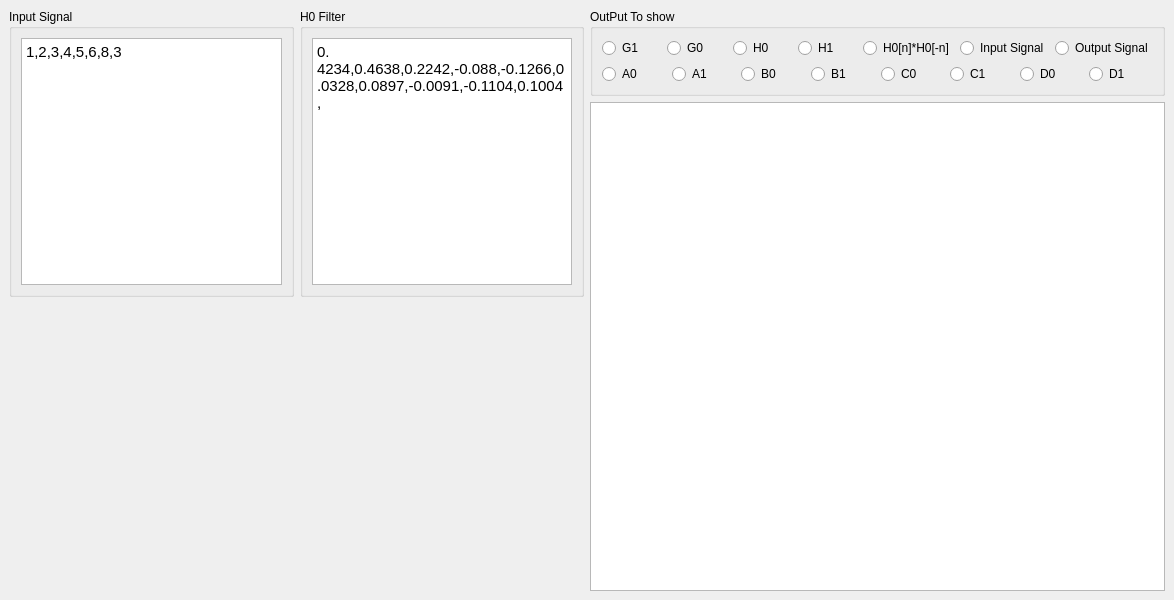
<?xml version="1.0" encoding="UTF-8"?>
<ui version="4.0">
 <class>MainWindow</class>
 <widget class="QMainWindow" name="MainWindow">
  <property name="geometry">
   <rect>
    <x>0</x>
    <y>0</y>
    <width>1174</width>
    <height>600</height>
   </rect>
  </property>
  <property name="windowTitle">
   <string>MainWindow</string>
  </property>
  <widget class="QWidget" name="centralwidget">
   <layout class="QHBoxLayout" name="horizontalLayout_6">
    <item>
     <layout class="QVBoxLayout" name="verticalLayout">
      <item>
       <layout class="QHBoxLayout" name="horizontalLayout_2">
        <item>
         <widget class="QGroupBox" name="groupBox_2">
          <property name="title">
           <string>Input Signal</string>
          </property>
          <layout class="QHBoxLayout" name="horizontalLayout">
           <item>
            <widget class="QTextEdit" name="textEdit">
             <property name="html">
              <string>&lt;!DOCTYPE HTML PUBLIC &quot;-//W3C//DTD HTML 4.0//EN&quot; &quot;http://www.w3.org/TR/REC-html40/strict.dtd&quot;&gt;
&lt;html&gt;&lt;head&gt;&lt;meta name=&quot;qrichtext&quot; content=&quot;1&quot; /&gt;&lt;style type=&quot;text/css&quot;&gt;
p, li { white-space: pre-wrap; }
&lt;/style&gt;&lt;/head&gt;&lt;body style=&quot; font-family:'Sans Serif'; font-size:9pt; font-weight:400; font-style:normal;&quot;&gt;
&lt;p style=&quot; margin-top:0px; margin-bottom:0px; margin-left:0px; margin-right:0px; -qt-block-indent:0; text-indent:0px;&quot;&gt;&lt;span style=&quot; font-family:'Ubuntu'; font-size:11pt;&quot;&gt;1,2,3,4,5,6,8,3&lt;/span&gt;&lt;/p&gt;&lt;/body&gt;&lt;/html&gt;</string>
             </property>
            </widget>
           </item>
          </layout>
         </widget>
        </item>
        <item>
         <widget class="QGroupBox" name="groupBox">
          <property name="title">
           <string>H0 Filter</string>
          </property>
          <layout class="QHBoxLayout" name="horizontalLayout_3">
           <item>
            <widget class="QTextEdit" name="textEdit_2">
             <property name="html">
              <string>&lt;!DOCTYPE HTML PUBLIC &quot;-//W3C//DTD HTML 4.0//EN&quot; &quot;http://www.w3.org/TR/REC-html40/strict.dtd&quot;&gt;
&lt;html&gt;&lt;head&gt;&lt;meta name=&quot;qrichtext&quot; content=&quot;1&quot; /&gt;&lt;style type=&quot;text/css&quot;&gt;
p, li { white-space: pre-wrap; }
&lt;/style&gt;&lt;/head&gt;&lt;body style=&quot; font-family:'Sans Serif'; font-size:9pt; font-weight:400; font-style:normal;&quot;&gt;
&lt;p style=&quot; margin-top:0px; margin-bottom:0px; margin-left:0px; margin-right:0px; -qt-block-indent:0; text-indent:0px;&quot;&gt;&lt;span style=&quot; font-family:'Ubuntu'; font-size:11pt;&quot;&gt;0.4234,0.4638,0.2242,-0.088,-0.1266,0.0328,0.0897,-0.0091,-0.1104,0.1004,&lt;/span&gt;&lt;/p&gt;&lt;/body&gt;&lt;/html&gt;</string>
             </property>
            </widget>
           </item>
          </layout>
         </widget>
        </item>
       </layout>
      </item>
      <item>
       <layout class="QGridLayout" name="gridLayout">
        <item row="1" column="1" colspan="2">
         <widget class="QLabel" name="label">
          <property name="text">
           <string/>
          </property>
          <property name="pixmap">
           <pixmap resource="Icons.qrc">:/files/QMF_Filter_Bank.png</pixmap>
          </property>
         </widget>
        </item>
        <item row="1" column="0">
         <spacer name="horizontalSpacer_2">
          <property name="orientation">
           <enum>Qt::Horizontal</enum>
          </property>
          <property name="sizeHint" stdset="0">
           <size>
            <width>40</width>
            <height>20</height>
           </size>
          </property>
         </spacer>
        </item>
        <item row="2" column="1">
         <spacer name="verticalSpacer">
          <property name="orientation">
           <enum>Qt::Vertical</enum>
          </property>
          <property name="sizeHint" stdset="0">
           <size>
            <width>20</width>
            <height>40</height>
           </size>
          </property>
         </spacer>
        </item>
        <item row="0" column="2">
         <spacer name="verticalSpacer_2">
          <property name="orientation">
           <enum>Qt::Vertical</enum>
          </property>
          <property name="sizeHint" stdset="0">
           <size>
            <width>20</width>
            <height>40</height>
           </size>
          </property>
         </spacer>
        </item>
        <item row="1" column="3">
         <spacer name="horizontalSpacer">
          <property name="orientation">
           <enum>Qt::Horizontal</enum>
          </property>
          <property name="sizeHint" stdset="0">
           <size>
            <width>40</width>
            <height>20</height>
           </size>
          </property>
         </spacer>
        </item>
       </layout>
      </item>
     </layout>
    </item>
    <item>
     <layout class="QVBoxLayout" name="verticalLayout_3">
      <item>
       <widget class="QGroupBox" name="ToShow">
        <property name="title">
         <string>OutPut To show</string>
        </property>
        <layout class="QVBoxLayout" name="verticalLayout_2">
         <item>
          <layout class="QHBoxLayout" name="horizontalLayout_4">
           <item>
            <widget class="QRadioButton" name="showg1">
             <property name="text">
              <string>G1</string>
             </property>
            </widget>
           </item>
           <item>
            <widget class="QRadioButton" name="showg0">
             <property name="text">
              <string>G0</string>
             </property>
            </widget>
           </item>
           <item>
            <widget class="QRadioButton" name="showh0">
             <property name="text">
              <string>H0</string>
             </property>
            </widget>
           </item>
           <item>
            <widget class="QRadioButton" name="showh1">
             <property name="text">
              <string>H1</string>
             </property>
            </widget>
           </item>
           <item>
            <widget class="QRadioButton" name="showCorrelation">
             <property name="text">
              <string>H0[n]*H0[-n]</string>
             </property>
            </widget>
           </item>
           <item>
            <widget class="QRadioButton" name="showinputsignal">
             <property name="text">
              <string>Input Signal</string>
             </property>
            </widget>
           </item>
           <item>
            <widget class="QRadioButton" name="showoutputsignal">
             <property name="text">
              <string>Output Signal</string>
             </property>
            </widget>
           </item>
          </layout>
         </item>
         <item>
          <layout class="QHBoxLayout" name="horizontalLayout_5">
           <item>
            <widget class="QRadioButton" name="showa0">
             <property name="text">
              <string>A0</string>
             </property>
            </widget>
           </item>
           <item>
            <widget class="QRadioButton" name="showa1">
             <property name="text">
              <string>A1</string>
             </property>
            </widget>
           </item>
           <item>
            <widget class="QRadioButton" name="showb0">
             <property name="text">
              <string>B0</string>
             </property>
            </widget>
           </item>
           <item>
            <widget class="QRadioButton" name="showb1">
             <property name="text">
              <string>B1</string>
             </property>
            </widget>
           </item>
           <item>
            <widget class="QRadioButton" name="showc0">
             <property name="text">
              <string>C0</string>
             </property>
            </widget>
           </item>
           <item>
            <widget class="QRadioButton" name="showc1">
             <property name="text">
              <string>C1</string>
             </property>
            </widget>
           </item>
           <item>
            <widget class="QRadioButton" name="showd0">
             <property name="text">
              <string>D0</string>
             </property>
            </widget>
           </item>
           <item>
            <widget class="QRadioButton" name="showd1">
             <property name="text">
              <string>D1</string>
             </property>
            </widget>
           </item>
          </layout>
         </item>
        </layout>
       </widget>
      </item>
      <item>
       <widget class="QGraphicsView" name="graphicsView"/>
      </item>
     </layout>
    </item>
   </layout>
  </widget>
 </widget>
 <resources>
  <include location="Icons.qrc"/>
 </resources>
 <connections/>
</ui>
